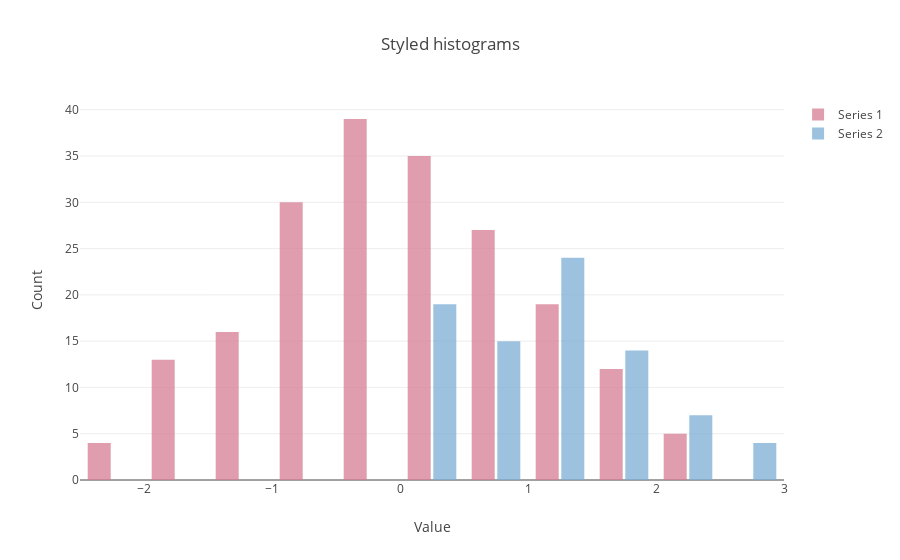

The notebook cell this image was saved under:
### Code cell
fig = go.Figure(data=data, 
                layout=layout)

offline.iplot(fig)

### Figure 1 — Plotly figure (JSON) as saved in the notebook; plotly's stock layout.template omitted (floating-point values rounded to 4 significant figures; data arrays with more than 128 entries replaced by an {"elided": "..."} marker saying what was removed)
{"data": [{"marker": {"color": "#D67D93"}, "name": "Series 1", "opacity": 0.75, "type": "histogram", "uid": "67d9f230-d030-42a9-814c-20384930592a", "x": {"elided": "200 float values"}, "xbins": {"end": 4, "size": 0.5, "start": -4}}, {"marker": {"color": "#7DAED6"}, "name": "Series 2", "opacity": 0.75, "type": "histogram", "uid": "b94e5be4-531a-4d5e-b84c-2fc3de5c24b0", "x": [2.754, 0.6202, 0.05328, -0.2498, -1.475, 0.1527, -0.2541, 0.283, 1.445, 1.004, 0.9195, -0.4688, 0.03385, -0.5952, 1.589, 2.53, 2.754, 1.537, 0.994, 1.283, -0.5942, -1.675, 0.1304, 0.5358, 0.4885, 1.532, 0.3422, 1.107, 1.153, 1.637, 1.471, 1.094, 0.3633, 0.9427, 2.019, -0.07177, 1.555, 0.492, 0.4284, 1.52, 1.924, 1.101, -1.053, 0.962, 2.107, -0.92, 1.667, 1.354, 1.59, 1.33, -0.3669, -0.4311, 0.3181, 1.677, 1.837, 0.4827, 0.4004, 0.2262, 2.292, 0.1081, 0.9436, 2.661, -0.07427, -0.5456, 0.0828, 0.8705, 1.351, 1.014, 1.219, 0.1159, 1.323, 1.191, 0.3263, 0.502, 1.543, -0.3622, 2.217, 0.7183, 0.4371, 1.205, 0.6174, 1.555, -0.43, 0.8051, 0.9034, 1.171, -0.2174, 2.237, 0.6902, 1.104, 0.9844, 2.08, 1.476, 1.266, 1.104, 1.974, 1.33, 2.337, 1.486, 1.456], "xbins": {"end": 4, "size": 0.5, "start": 0}}], "layout": {"bargap": 0.2, "bargroupgap": 0.1, "title": {"text": "Styled histograms"}, "xaxis": {"title": {"text": "Value"}}, "yaxis": {"title": {"text": "Count"}}}}
